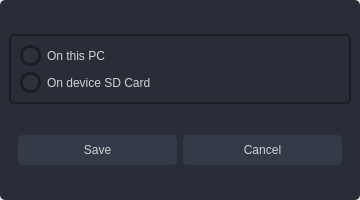
<?xml version="1.0" encoding="UTF-8"?>
<ui version="4.0">
 <class>Dialog</class>
 <widget class="QDialog" name="Dialog">
  <property name="geometry">
   <rect>
    <x>0</x>
    <y>0</y>
    <width>360</width>
    <height>200</height>
   </rect>
  </property>
  <property name="windowTitle">
   <string>Dialog</string>
  </property>
  <property name="styleSheet">
   <string notr="true">color: rgb(210, 210, 210);</string>
  </property>
  <layout class="QVBoxLayout" name="verticalLayout">
   <property name="leftMargin">
    <number>0</number>
   </property>
   <property name="topMargin">
    <number>0</number>
   </property>
   <property name="rightMargin">
    <number>0</number>
   </property>
   <property name="bottomMargin">
    <number>0</number>
   </property>
   <item>
    <widget class="QFrame" name="dialog_frame">
     <property name="sizePolicy">
      <sizepolicy hsizetype="Fixed" vsizetype="Fixed">
       <horstretch>0</horstretch>
       <verstretch>0</verstretch>
      </sizepolicy>
     </property>
     <property name="minimumSize">
      <size>
       <width>360</width>
       <height>200</height>
      </size>
     </property>
     <property name="maximumSize">
      <size>
       <width>360</width>
       <height>200</height>
      </size>
     </property>
     <property name="styleSheet">
      <string notr="true">background-color: rgb(41, 45, 56);
border-radius: 5px;
</string>
     </property>
     <property name="frameShape">
      <enum>QFrame::StyledPanel</enum>
     </property>
     <property name="frameShadow">
      <enum>QFrame::Raised</enum>
     </property>
     <layout class="QVBoxLayout" name="verticalLayout_2">
      <item>
       <widget class="QFrame" name="frame">
        <property name="sizePolicy">
         <sizepolicy hsizetype="Preferred" vsizetype="Maximum">
          <horstretch>0</horstretch>
          <verstretch>0</verstretch>
         </sizepolicy>
        </property>
        <property name="styleSheet">
         <string notr="true">QFrame {
	border-radius: 5px;
	border: 2px solid rgb(27, 29, 35);
}
QCheckBox::indicator {
    border: 3px solid rgb(27, 29, 35);
	width: 15px;
	height: 15px;
	border-radius: 10px;
    background: rgb(44, 49, 60);
}
QCheckBox::indicator:hover {
    border: 3px solid rgb(58, 66, 81);
}
QCheckBox::indicator:checked {
    background: 3px solid rgb(52, 59, 72);
	border: 3px solid rgb(52, 59, 72);	
	background-image: url(:/icons/icons/outline_check_white_18dp.png);
}
</string>
        </property>
        <property name="frameShape">
         <enum>QFrame::StyledPanel</enum>
        </property>
        <property name="frameShadow">
         <enum>QFrame::Raised</enum>
        </property>
        <layout class="QVBoxLayout" name="verticalLayout_3">
         <item>
          <widget class="QCheckBox" name="pc_checkbox">
           <property name="text">
            <string>On this PC</string>
           </property>
          </widget>
         </item>
         <item>
          <widget class="QCheckBox" name="sd_checkbox">
           <property name="text">
            <string>On device SD Card</string>
           </property>
          </widget>
         </item>
        </layout>
       </widget>
      </item>
      <item>
       <widget class="QFrame" name="frame_button">
        <property name="sizePolicy">
         <sizepolicy hsizetype="Preferred" vsizetype="Maximum">
          <horstretch>0</horstretch>
          <verstretch>0</verstretch>
         </sizepolicy>
        </property>
        <property name="styleSheet">
         <string notr="true">QPushButton {
	border: 2px solid rgb(52, 59, 72);
	border-radius: 5px;	
	background-color: rgb(52, 59, 72);
}
QPushButton:hover {
	background-color: rgb(57, 65, 80);
	border: 2px solid rgb(61, 70, 86);
}
QPushButton:pressed {	
	background-color: rgb(35, 40, 49);
	border: 2px solid rgb(43, 50, 61);
}</string>
        </property>
        <property name="frameShape">
         <enum>QFrame::StyledPanel</enum>
        </property>
        <property name="frameShadow">
         <enum>QFrame::Raised</enum>
        </property>
        <layout class="QHBoxLayout" name="horizontalLayout">
         <property name="leftMargin">
          <number>9</number>
         </property>
         <property name="topMargin">
          <number>0</number>
         </property>
         <property name="rightMargin">
          <number>9</number>
         </property>
         <property name="bottomMargin">
          <number>0</number>
         </property>
         <item>
          <widget class="QPushButton" name="save_button">
           <property name="sizePolicy">
            <sizepolicy hsizetype="Minimum" vsizetype="Fixed">
             <horstretch>0</horstretch>
             <verstretch>0</verstretch>
            </sizepolicy>
           </property>
           <property name="minimumSize">
            <size>
             <width>120</width>
             <height>30</height>
            </size>
           </property>
           <property name="maximumSize">
            <size>
             <width>16777215</width>
             <height>30</height>
            </size>
           </property>
           <property name="text">
            <string>Save</string>
           </property>
          </widget>
         </item>
         <item>
          <widget class="QPushButton" name="cancel_button">
           <property name="sizePolicy">
            <sizepolicy hsizetype="Minimum" vsizetype="Fixed">
             <horstretch>0</horstretch>
             <verstretch>0</verstretch>
            </sizepolicy>
           </property>
           <property name="minimumSize">
            <size>
             <width>120</width>
             <height>30</height>
            </size>
           </property>
           <property name="maximumSize">
            <size>
             <width>16777215</width>
             <height>30</height>
            </size>
           </property>
           <property name="text">
            <string>Cancel</string>
           </property>
          </widget>
         </item>
        </layout>
       </widget>
      </item>
     </layout>
    </widget>
   </item>
  </layout>
 </widget>
 <resources/>
 <connections/>
</ui>
